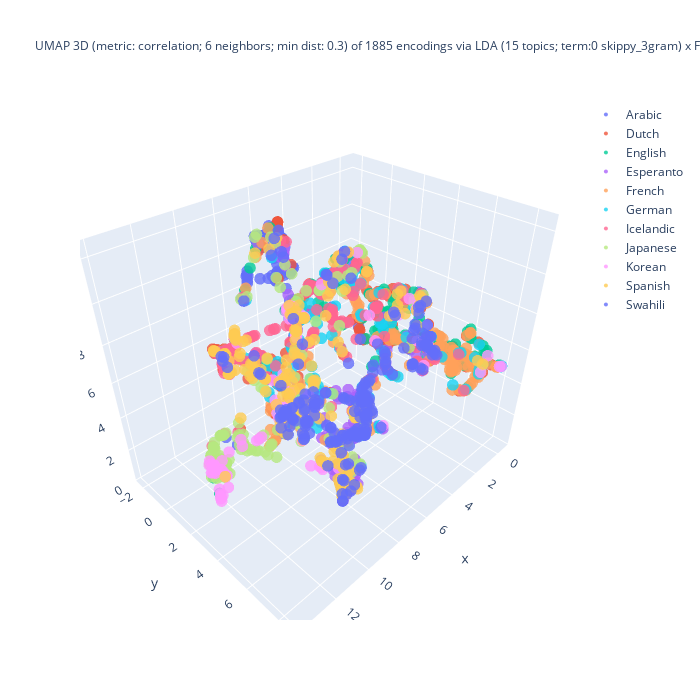

Write notebook code for a chart like this one.
### Code cell
%%capture --no-display

## Plotlyを使って UMAP の結果の可視化 (3D)
import plotly.graph_objects as go
import numpy as np

## 色分けの単位を選択
if color_lang_family:
    colored_var = 'family'
else:
    colored_var = 'language'
## umap_df を作成
X = zip(doc_UMAP_3d[:,0], doc_UMAP_3d[:,1], doc_UMAP_3d[:,2],
        doc_fit_df[colored_var], doc_fit_df[doc_type]) # zip(..)が必要
umap_df = pd.DataFrame(X, columns = ['D1', 'D2', 'D3', colored_var, doc_type])
#
fig = go.Figure()
for lang_name in sorted(set(umap_df[colored_var])):
    # set marker size of the target domain
    traced = umap_df[ umap_df['language'] == lang_name ]
    fig.add_trace(
        go.Scatter3d(
            x = traced['D1'], y = traced['D2'], z = traced['D3'],
            name = lang_name.title(),
            mode = 'markers',
            marker = dict(size = 4, opacity = 0.8),
            marker_colorscale = color_palette, # worked??
            showlegend = True
        )
    )

## 3D 散布図にラベルを追加する処理は未実装
df_size = len(umap_df)
## title_header
title_header = f"UMAP 3D (metric: {umap_metric}; {umap_n_neighbors} neighbors; min dist: {umap_min_dist}) of {df_size} encodings via\n"
## title_body
if use_FastText:
    if use_LDA:
        title_body = f"LDA ({n_topics} topics; term:0 {lda_term_type}) x FastText ({ft_n_dims} dims; term: {ft_term_type}; window: {ft_window_size})"
    else:
        title_body = f"FastText ({ft_n_dims} dims; term: {ft_term_type}; window: {ft_window_size})"
else:
    title_body = f"LDA ({n_topics} topics; term: {lda_term_type})"
#
title_val = title_header + title_body
fig.update_layout(title = dict(text = title_val, font_size = 12), autosize = False, width = 700, height = 700)
fig.show()

### Figure 1 — Plotly figure (JSON) as saved in the notebook; plotly's stock layout.template omitted (floating-point values rounded to 4 significant figures; data arrays with more than 128 entries replaced by an {"elided": "..."} marker saying what was removed)
{"data": [{"marker": {"colorscale": [[0, "#2E91E5"], [0.04348, "#E15F99"], [0.08696, "#1CA71C"], [0.1304, "#FB0D0D"], [0.1739, "#DA16FF"], [0.2174, "#222A2A"], [0.2609, "#B68100"], [0.3043, "#750D86"], [0.3478, "#EB663B"], [0.3913, "#511CFB"], [0.4348, "#00A08B"], [0.4783, "#FB00D1"], [0.5217, "#FC0080"], [0.5652, "#B2828D"], [0.6087, "#6C7C32"], [0.6522, "#778AAE"], [0.6957, "#862A16"], [0.7391, "#A777F1"], [0.7826, "#620042"], [0.8261, "#1616A7"], [0.8696, "#DA60CA"], [0.913, "#6C4516"], [0.9565, "#0D2A63"], [1, "#AF0038"]], "opacity": 0.8, "size": 4}, "mode": "markers", "name": "Arabic", "showlegend": true, "type": "scatter3d", "x": {"elided": "132 float values"}, "y": {"elided": "132 float values"}, "z": {"elided": "132 float values"}}, {"marker": {"colorscale": [[0, "#2E91E5"], [0.04348, "#E15F99"], [0.08696, "#1CA71C"], [0.1304, "#FB0D0D"], [0.1739, "#DA16FF"], [0.2174, "#222A2A"], [0.2609, "#B68100"], [0.3043, "#750D86"], [0.3478, "#EB663B"], [0.3913, "#511CFB"], [0.4348, "#00A08B"], [0.4783, "#FB00D1"], [0.5217, "#FC0080"], [0.5652, "#B2828D"], [0.6087, "#6C7C32"], [0.6522, "#778AAE"], [0.6957, "#862A16"], [0.7391, "#A777F1"], [0.7826, "#620042"], [0.8261, "#1616A7"], [0.8696, "#DA60CA"], [0.913, "#6C4516"], [0.9565, "#0D2A63"], [1, "#AF0038"]], "opacity": 0.8, "size": 4}, "mode": "markers", "name": "Dutch", "showlegend": true, "type": "scatter3d", "x": {"elided": "226 float values"}, "y": {"elided": "226 float values"}, "z": {"elided": "226 float values"}}, {"marker": {"colorscale": [[0, "#2E91E5"], [0.04348, "#E15F99"], [0.08696, "#1CA71C"], [0.1304, "#FB0D0D"], [0.1739, "#DA16FF"], [0.2174, "#222A2A"], [0.2609, "#B68100"], [0.3043, "#750D86"], [0.3478, "#EB663B"], [0.3913, "#511CFB"], [0.4348, "#00A08B"], [0.4783, "#FB00D1"], [0.5217, "#FC0080"], [0.5652, "#B2828D"], [0.6087, "#6C7C32"], [0.6522, "#778AAE"], [0.6957, "#862A16"], [0.7391, "#A777F1"], [0.7826, "#620042"], [0.8261, "#1616A7"], [0.8696, "#DA60CA"], [0.913, "#6C4516"], [0.9565, "#0D2A63"], [1, "#AF0038"]], "opacity": 0.8, "size": 4}, "mode": "markers", "name": "English", "showlegend": true, "type": "scatter3d", "x": {"elided": "165 float values"}, "y": {"elided": "165 float values"}, "z": {"elided": "165 float values"}}, {"marker": {"colorscale": [[0, "#2E91E5"], [0.04348, "#E15F99"], [0.08696, "#1CA71C"], [0.1304, "#FB0D0D"], [0.1739, "#DA16FF"], [0.2174, "#222A2A"], [0.2609, "#B68100"], [0.3043, "#750D86"], [0.3478, "#EB663B"], [0.3913, "#511CFB"], [0.4348, "#00A08B"], [0.4783, "#FB00D1"], [0.5217, "#FC0080"], [0.5652, "#B2828D"], [0.6087, "#6C7C32"], [0.6522, "#778AAE"], [0.6957, "#862A16"], [0.7391, "#A777F1"], [0.7826, "#620042"], [0.8261, "#1616A7"], [0.8696, "#DA60CA"], [0.913, "#6C4516"], [0.9565, "#0D2A63"], [1, "#AF0038"]], "opacity": 0.8, "size": 4}, "mode": "markers", "name": "Esperanto", "showlegend": true, "type": "scatter3d", "x": {"elided": "152 float values"}, "y": {"elided": "152 float values"}, "z": {"elided": "152 float values"}}, {"marker": {"colorscale": [[0, "#2E91E5"], [0.04348, "#E15F99"], [0.08696, "#1CA71C"], [0.1304, "#FB0D0D"], [0.1739, "#DA16FF"], [0.2174, "#222A2A"], [0.2609, "#B68100"], [0.3043, "#750D86"], [0.3478, "#EB663B"], [0.3913, "#511CFB"], [0.4348, "#00A08B"], [0.4783, "#FB00D1"], [0.5217, "#FC0080"], [0.5652, "#B2828D"], [0.6087, "#6C7C32"], [0.6522, "#778AAE"], [0.6957, "#862A16"], [0.7391, "#A777F1"], [0.7826, "#620042"], [0.8261, "#1616A7"], [0.8696, "#DA60CA"], [0.913, "#6C4516"], [0.9565, "#0D2A63"], [1, "#AF0038"]], "opacity": 0.8, "size": 4}, "mode": "markers", "name": "French", "showlegend": true, "type": "scatter3d", "x": {"elided": "197 float values"}, "y": {"elided": "197 float values"}, "z": {"elided": "197 float values"}}, {"marker": {"colorscale": [[0, "#2E91E5"], [0.04348, "#E15F99"], [0.08696, "#1CA71C"], [0.1304, "#FB0D0D"], [0.1739, "#DA16FF"], [0.2174, "#222A2A"], [0.2609, "#B68100"], [0.3043, "#750D86"], [0.3478, "#EB663B"], [0.3913, "#511CFB"], [0.4348, "#00A08B"], [0.4783, "#FB00D1"], [0.5217, "#FC0080"], [0.5652, "#B2828D"], [0.6087, "#6C7C32"], [0.6522, "#778AAE"], [0.6957, "#862A16"], [0.7391, "#A777F1"], [0.7826, "#620042"], [0.8261, "#1616A7"], [0.8696, "#DA60CA"], [0.913, "#6C4516"], [0.9565, "#0D2A63"], [1, "#AF0038"]], "opacity": 0.8, "size": 4}, "mode": "markers", "name": "German", "showlegend": true, "type": "scatter3d", "x": {"elided": "154 float values"}, "y": {"elided": "154 float values"}, "z": {"elided": "154 float values"}}, {"marker": {"colorscale": [[0, "#2E91E5"], [0.04348, "#E15F99"], [0.08696, "#1CA71C"], [0.1304, "#FB0D0D"], [0.1739, "#DA16FF"], [0.2174, "#222A2A"], [0.2609, "#B68100"], [0.3043, "#750D86"], [0.3478, "#EB663B"], [0.3913, "#511CFB"], [0.4348, "#00A08B"], [0.4783, "#FB00D1"], [0.5217, "#FC0080"], [0.5652, "#B2828D"], [0.6087, "#6C7C32"], [0.6522, "#778AAE"], [0.6957, "#862A16"], [0.7391, "#A777F1"], [0.7826, "#620042"], [0.8261, "#1616A7"], [0.8696, "#DA60CA"], [0.913, "#6C4516"], [0.9565, "#0D2A63"], [1, "#AF0038"]], "opacity": 0.8, "size": 4}, "mode": "markers", "name": "Icelandic", "showlegend": true, "type": "scatter3d", "x": {"elided": "184 float values"}, "y": {"elided": "184 float values"}, "z": {"elided": "184 float values"}}, {"marker": {"colorscale": [[0, "#2E91E5"], [0.04348, "#E15F99"], [0.08696, "#1CA71C"], [0.1304, "#FB0D0D"], [0.1739, "#DA16FF"], [0.2174, "#222A2A"], [0.2609, "#B68100"], [0.3043, "#750D86"], [0.3478, "#EB663B"], [0.3913, "#511CFB"], [0.4348, "#00A08B"], [0.4783, "#FB00D1"], [0.5217, "#FC0080"], [0.5652, "#B2828D"], [0.6087, "#6C7C32"], [0.6522, "#778AAE"], [0.6957, "#862A16"], [0.7391, "#A777F1"], [0.7826, "#620042"], [0.8261, "#1616A7"], [0.8696, "#DA60CA"], [0.913, "#6C4516"], [0.9565, "#0D2A63"], [1, "#AF0038"]], "opacity": 0.8, "size": 4}, "mode": "markers", "name": "Japanese", "showlegend": true, "type": "scatter3d", "x": {"elided": "157 float values"}, "y": {"elided": "157 float values"}, "z": {"elided": "157 float values"}}, {"marker": {"colorscale": [[0, "#2E91E5"], [0.04348, "#E15F99"], [0.08696, "#1CA71C"], [0.1304, "#FB0D0D"], [0.1739, "#DA16FF"], [0.2174, "#222A2A"], [0.2609, "#B68100"], [0.3043, "#750D86"], [0.3478, "#EB663B"], [0.3913, "#511CFB"], [0.4348, "#00A08B"], [0.4783, "#FB00D1"], [0.5217, "#FC0080"], [0.5652, "#B2828D"], [0.6087, "#6C7C32"], [0.6522, "#778AAE"], [0.6957, "#862A16"], [0.7391, "#A777F1"], [0.7826, "#620042"], [0.8261, "#1616A7"], [0.8696, "#DA60CA"], [0.913, "#6C4516"], [0.9565, "#0D2A63"], [1, "#AF0038"]], "opacity": 0.8, "size": 4}, "mode": "markers", "name": "Korean", "showlegend": true, "type": "scatter3d", "x": {"elided": "133 float values"}, "y": {"elided": "133 float values"}, "z": {"elided": "133 float values"}}, {"marker": {"colorscale": [[0, "#2E91E5"], [0.04348, "#E15F99"], [0.08696, "#1CA71C"], [0.1304, "#FB0D0D"], [0.1739, "#DA16FF"], [0.2174, "#222A2A"], [0.2609, "#B68100"], [0.3043, "#750D86"], [0.3478, "#EB663B"], [0.3913, "#511CFB"], [0.4348, "#00A08B"], [0.4783, "#FB00D1"], [0.5217, "#FC0080"], [0.5652, "#B2828D"], [0.6087, "#6C7C32"], [0.6522, "#778AAE"], [0.6957, "#862A16"], [0.7391, "#A777F1"], [0.7826, "#620042"], [0.8261, "#1616A7"], [0.8696, "#DA60CA"], [0.913, "#6C4516"], [0.9565, "#0D2A63"], [1, "#AF0038"]], "opacity": 0.8, "size": 4}, "mode": "markers", "name": "Spanish", "showlegend": true, "type": "scatter3d", "x": {"elided": "181 float values"}, "y": {"elided": "181 float values"}, "z": {"elided": "181 float values"}}, {"marker": {"colorscale": [[0, "#2E91E5"], [0.04348, "#E15F99"], [0.08696, "#1CA71C"], [0.1304, "#FB0D0D"], [0.1739, "#DA16FF"], [0.2174, "#222A2A"], [0.2609, "#B68100"], [0.3043, "#750D86"], [0.3478, "#EB663B"], [0.3913, "#511CFB"], [0.4348, "#00A08B"], [0.4783, "#FB00D1"], [0.5217, "#FC0080"], [0.5652, "#B2828D"], [0.6087, "#6C7C32"], [0.6522, "#778AAE"], [0.6957, "#862A16"], [0.7391, "#A777F1"], [0.7826, "#620042"], [0.8261, "#1616A7"], [0.8696, "#DA60CA"], [0.913, "#6C4516"], [0.9565, "#0D2A63"], [1, "#AF0038"]], "opacity": 0.8, "size": 4}, "mode": "markers", "name": "Swahili", "showlegend": true, "type": "scatter3d", "x": {"elided": "204 float values"}, "y": {"elided": "204 float values"}, "z": {"elided": "204 float values"}}], "layout": {"autosize": false, "height": 700, "title": {"font": {"size": 12}, "text": "UMAP 3D (metric: correlation; 6 neighbors; min dist: 0.3) of 1885 encodings via\nLDA (15 topics; term:0 skippy_3gram) x FastText (30 dims; term: 4gram; window: 5)"}, "width": 700}}
